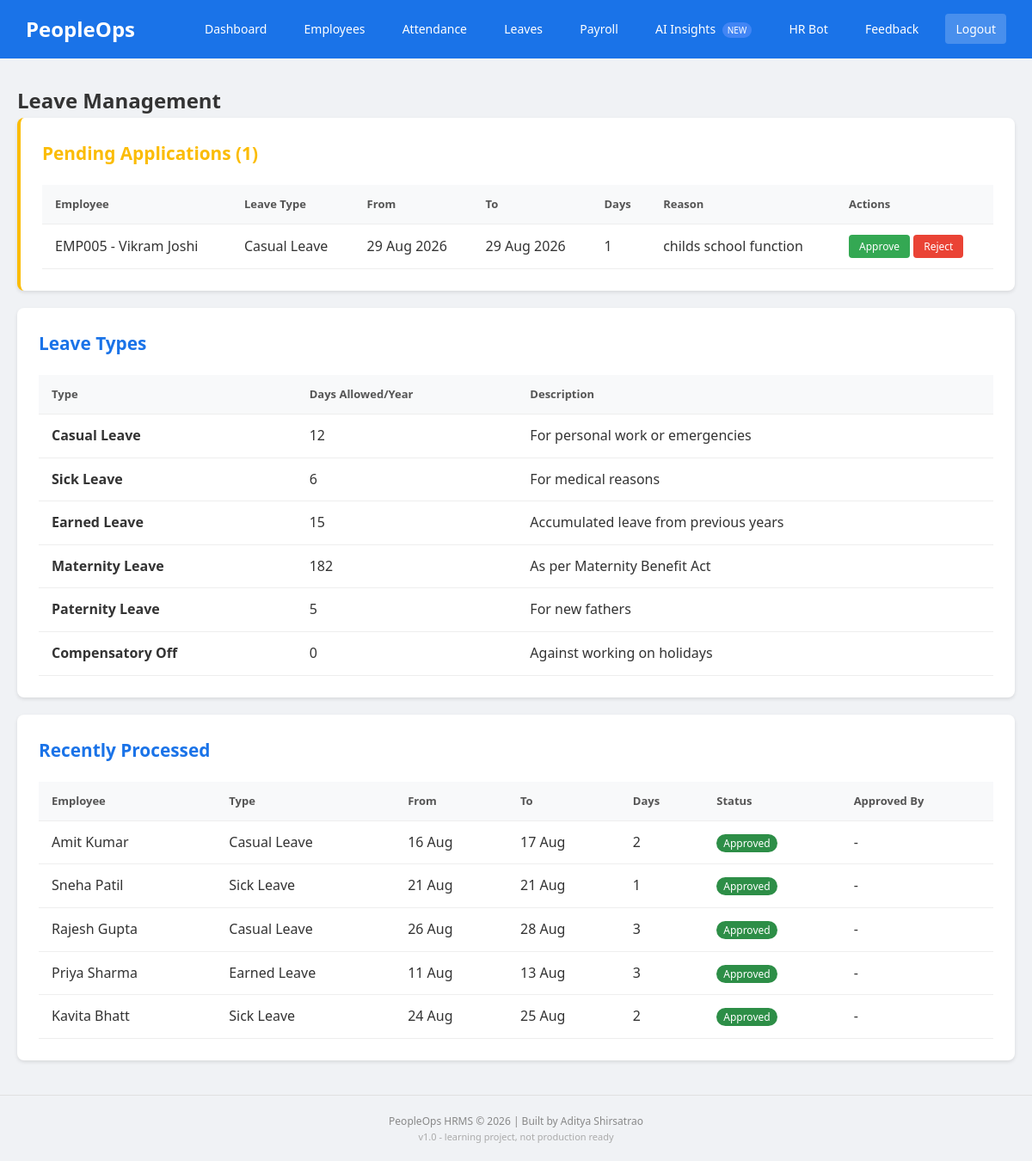
The page /leave.php (signed in) on the database its author committed.
### tables this page shows
CREATE TABLE leaves (
    id INT AUTO_INCREMENT PRIMARY KEY,
    employee_id INT NOT NULL,
    leave_type_id INT NOT NULL,
    start_date DATE NOT NULL,
    end_date DATE NOT NULL,
    days INT NOT NULL,
    reason TEXT,
    status ENUM('pending', 'approved', 'rejected') DEFAULT 'pending',
    approved_by INT DEFAULT NULL,
    created_at TIMESTAMP DEFAULT CURRENT_TIMESTAMP,
    FOREIGN KEY (employee_id) REFERENCES employees(id),
    FOREIGN KEY (leave_type_id) REFERENCES leave_types(id)
);

CREATE TABLE employees (
    id INT AUTO_INCREMENT PRIMARY KEY,
    emp_id VARCHAR(20) UNIQUE NOT NULL,
    first_name VARCHAR(50) NOT NULL,
    last_name VARCHAR(50) NOT NULL,
    email VARCHAR(100) UNIQUE NOT NULL,
    phone VARCHAR(20),
    date_of_birth DATE,
    gender ENUM('male', 'female', 'other'),
    address TEXT,
    city VARCHAR(50),
    department_id INT,
    designation VARCHAR(100),
    date_of_joining DATE,
    employment_type ENUM('full_time', 'part_time', 'contract', 'intern') DEFAULT 'full_time',
    basic_salary DECIMAL(10,2) DEFAULT 0,
    pan_number VARCHAR(10),
    aadhar_number VARCHAR(12),
    bank_account VARCHAR(20),
    bank_name VARCHAR(50),
    emergency_contact VARCHAR(20),
    emergency_contact_name VARCHAR(100),
    status ENUM('active', 'inactive', 'terminated') DEFAULT 'active',
    created_at TIMESTAMP DEFAULT CURRENT_TIMESTAMP,
    FOREIGN KEY (department_id) REFERENCES departments(id)
);

CREATE TABLE leave_types (
    id INT AUTO_INCREMENT PRIMARY KEY,
    name VARCHAR(50) NOT NULL,
    days_allowed INT DEFAULT 0,
    description TEXT
);

### config.php (called while the page is built, shortened)
<?php
require_once __DIR__ . '/includes/db_compat.php';
$dbUrl = getenv('DATABASE_URL');
if ($dbUrl) {
    $parts = parse_url($dbUrl);
    $host = $parts['host'] ?? 'localhost';
    $port = $parts['port'] ?? '5432';
    $dbname = ltrim($parts['path'], '/');
    $user = $parts['user'] ?? '';
    $pass = $parts['pass'] ?? '';
    $dsn = "pgsql:host=$host;port=$port;dbname=$dbname;sslmode=require";
    $conn = new CompatDB($dsn, $user, $pass);
    $conn->query("SET search_path TO hrms, public");
} else {
    $host = getenv('DB_HOST') ?: 'localhost';
    $user = getenv('DB_USER') ?: 'root';
    $pass = getenv('DB_PASS') ?: '';
    $dbname = getenv('DB_NAME') ?: 'peopleops_db';
    $dsn = "mysql:host=$host;dbname=$dbname;charset=utf8mb4";
    $conn = new CompatDB($dsn, $user, $pass);
}
?>

### includes/db_compat.php (called while the page is built, shortened)
<?php
class CompatDB {
    private $pdo;
    public function __construct($dsn, $user = '', $pass = '', $options = []) {
        $this->pdo = new PDO($dsn, $user, $pass, array_merge([
            PDO::ATTR_ERRMODE => PDO::ERRMODE_EXCEPTION,
            PDO::ATTR_DEFAULT_FETCH_MODE => PDO::FETCH_ASSOC,
        ], $options));
    }
    public function query($sql) {
        try {
            $stmt = $this->pdo->query($sql);
            return new CompatResult($stmt);
        } catch (PDOException $e) {
            return false;
        }
    }
}
class CompatResult {
    private $stmt;
    private $rows = null;
    private $pos = 0;
    public function __construct($stmt) {
        $this->stmt = $stmt;
    }
    public function fetch_assoc() {
        if ($this->rows === null) {
            $this->rows = $this->stmt->fetchAll(PDO::FETCH_ASSOC);
        }
        if ($this->pos < count($this->rows)) {
            return $this->rows[$this->pos++];
        }
        return null;
    }
    public function num_rows() {
        if ($this->rows === null) {
            $this->rows = $this->stmt->fetchAll(PDO::FETCH_ASSOC);
        }
        return count($this->rows);
    }
    public function __get($name) {
        if ($name === 'num_rows') {
            return $this->num_rows();
        }
        return null;
    }
}

### leave.php (the view, shortened to what this page needs)
<?php require_once 'includes/header.php';
$pendingLeaves = $conn->query("
    SELECT l.*, e.emp_id, e.first_name, e.last_name, lt.name as leave_type, u.full_name as approver_name
    FROM leaves l
    JOIN employees e ON l.employee_id=e.id
    JOIN leave_types lt ON l.leave_type_id=lt.id
    LEFT JOIN users u ON l.approved_by=u.id
    WHERE l.status='pending'
    ORDER BY l.created_at DESC
");
$processedLeaves = $conn->query("
    SELECT l.*, e.emp_id, e.first_name, e.last_name, lt.name as leave_type, u.full_name as approver_name
    FROM leaves l
    JOIN employees e ON l.employee_id=e.id
    JOIN leave_types lt ON l.leave_type_id=lt.id
    LEFT JOIN users u ON l.approved_by=u.id
    WHERE l.status != 'pending'
    ORDER BY l.created_at DESC LIMIT 20
");
$leaveTypes = $conn->query("SELECT * FROM leave_types");
?>
<h2>Leave Management</h2>
<div class="card" style="border-left: 4px solid #fbbc04;">
    <h2 style="color: #fbbc04;">Pending Applications (<?= $pendingLeaves->num_rows ?>)</h2>
    <?php if ($pendingLeaves->num_rows > 0): ?>
    <table>
        <thead>
            <tr>
                <th>Employee</th>
                <th>Leave Type</th>
                <th>From</th>
                <th>To</th>
                <th>Days</th>
                <th>Reason</th>
                <th>Actions</th>
            </tr>
        </thead>
        <tbody>
            <?php while ($leave = $pendingLeaves->fetch_assoc()): ?>
            <tr>
                <td><?= $leave['emp_id'] ?> - <?= $leave['first_name'] ?> <?= $leave['last_name'] ?></td>
                <td><?= $leave['leave_type'] ?></td>
                <td><?= date('d M Y', strtotime($leave['start_date'])) ?></td>
                <td><?= date('d M Y', strtotime($leave['end_date'])) ?></td>
                <td><?= $leave['days'] ?></td>
                <td><?= htmlspecialchars($leave['reason']) ?></td>
                <td>
                    <a href="?action=approved&id=<?= $leave['id'] ?>" class="btn btn-success" style="padding:4px 12px; font-size:12px;"
                       onclick="return confirm('Approve this leave?')">Approve</a>
                    <a href="?action=rejected&id=<?= $leave['id'] ?>" class="btn" style="background:#ea4335; color:white; padding:4px 12px; font-size:12px;"
                       onclick="return confirm('Reject this leave?')">Reject</a>
                </td>
            </tr>
            <?php endwhile; ?>
        </tbody>
    </table>
    <?php else: ?>
    <p style="color:#888;">No pending leave applications. All caught up!</p>
    <?php endif; ?>
</div>
<div class="card">
    <h2>Leave Types</h2>
    <table>
        <thead><tr><th>Type</th><th>Days Allowed/Year</th><th>Description</th></tr></thead>
        <tbody>
            <?php while ($type = $leaveTypes->fetch_assoc()): ?>
            <tr>
                <td><strong><?= $type['name'] ?></strong></td>
                <td><?= $type['days_allowed'] ?></td>
                <td><?= $type['description'] ?></td>
            </tr>
            <?php endwhile; ?>
        </tbody>
    </table>
</div>
<div class="card">
    <h2>Recently Processed</h2>
    <?php if ($processedLeaves->num_rows > 0): ?>
    <table>
        <thead>
            <tr><th>Employee</th><th>Type</th><th>From</th><th>To</th><th>Days</th><th>Status</th><th>Approved By</th></tr>
        </thead>
        <tbody>
            <?php while ($leave = $processedLeaves->fetch_assoc()): ?>
            <tr>
                <td><?= $leave['first_name'] ?> <?= $leave['last_name'] ?></td>
                <td><?= $leave['leave_type'] ?></td>
                <td><?= date('d M', strtotime($leave['start_date'])) ?></td>
                <td><?= date('d M', strtotime($leave['end_date'])) ?></td>
                <td><?= $leave['days'] ?></td>
                <td>
                    <span style="background: <?= $leave['status']=='approved' ? '#2d8e47' : '#ea4335' ?>;
                         color: white; padding: 2px 8px; border-radius: 12px; font-size: 12px;">
                        <?= ucfirst($leave['status']) ?>
                    </span>
                </td>
                <td><?= $leave['approver_name'] ?? '-' ?></td>
            </tr>
            <?php endwhile; ?>
        </tbody>
    </table>
    <?php else: ?>
    <p style="color:#888;">No processed leaves yet.</p>
    <?php endif; ?>
</div>
<?php require_once 'includes/footer.php'; ?>

### assets/style.css (style rules this page uses)
* { margin: 0; padding: 0; box-sizing: border-box; }
body { font-family: 'Segoe UI', Tahoma, Geneva, Verdana, sans-serif; background: #f0f2f5; color: #333; line-height: 1.6; }
.card { background: white; border-radius: 8px; padding: 25px; margin-bottom: 20px; box-shadow: 0 2px 4px rgba(0,0,0,0.1); }
.card h2 { margin-bottom: 20px; color: #1a73e8; font-size: 1.3rem; }
table { width: 100%; border-collapse: collapse; }
th, td { padding: 12px 15px; text-align: left; border-bottom: 1px solid #eee; }
th { background: #f8f9fa; color: #555; font-weight: 600; font-size: 13px; }
.btn { display: inline-block; padding: 8px 20px; border: none; border-radius: 4px; cursor: pointer; text-decoration: none; font-size: 14px; transition: background 0.3s; }
.btn-success { background: #34a853; color: white; }

### rows shown on the page
leaves: employee.emp_id "EMP005", employee.first_name "Vikram", employee.last_name "Joshi", leave_type.name "Casual Leave", start_date "29 Aug 2026", end_date "29 Aug 2026", days "1", reason "childs school function"
leave_types: name "Compensatory Off", days_allowed "0", description "Against working on holidays"
leave_types: name "Casual Leave", days_allowed "12", description "For personal work or emergencies"
leave_types: name "Sick Leave", days_allowed "6", description "For medical reasons"
leave_types: name "Earned Leave", days_allowed "15", description "Accumulated leave from previous years"
leave_types: name "Maternity Leave", days_allowed "182", description "As per Maternity Benefit Act"
leave_types: name "Paternity Leave", days_allowed "5", description "For new fathers"
leaves: employee.first_name "Amit", employee.last_name "Kumar", leave_type.name "Casual Leave", start_date "16 Aug", end_date "17 Aug", days "2", status "Approved", approver_name "-"
leaves: employee.first_name "Sneha", employee.last_name "Patil", leave_type.name "Sick Leave", start_date "21 Aug", end_date "21 Aug", days "1", status "Approved", approver_name "-"
leaves: employee.first_name "Rajesh", employee.last_name "Gupta", leave_type.name "Casual Leave", start_date "26 Aug", end_date "28 Aug", days "3", status "Approved", approver_name "-"
leaves: employee.first_name "Priya", employee.last_name "Sharma", leave_type.name "Earned Leave", start_date "11 Aug", end_date "13 Aug", days "3", status "Approved", approver_name "-"
leaves: employee.first_name "Kavita", employee.last_name "Bhatt", leave_type.name "Sick Leave", start_date "24 Aug", end_date "25 Aug", days "2", status "Approved", approver_name "-"

### other values the page prints
SITE_NAME "PeopleOps"
$pendingLeaves->num_rows "1"
